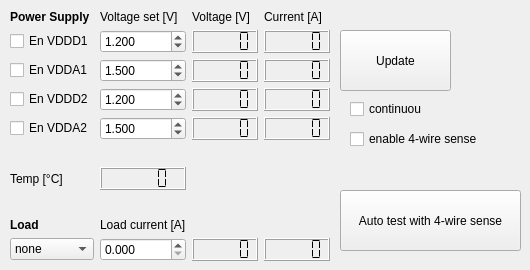
   <widget class="QWidget" name="Seite_2">
    <attribute name="title">
     <string>Test</string>
    </attribute>
    <widget class="QPushButton" name="refreshDCSButton">
     <property name="geometry">
      <rect>
       <x>340</x>
       <y>30</y>
       <width>111</width>
       <height>61</height>
      </rect>
     </property>
     <property name="text">
      <string>Update</string>
     </property>
    </widget>
    <widget class="QWidget" name="layoutWidget_5">
     <property name="geometry">
      <rect>
       <x>10</x>
       <y>10</y>
       <width>320</width>
       <height>251</height>
      </rect>
     </property>
     <layout class="QGridLayout" name="gridLayout_13">
      <item row="0" column="2">
       <widget class="QLabel" name="label_67">
        <property name="text">
         <string>Voltage [V]</string>
        </property>
       </widget>
      </item>
      <item row="0" column="3">
       <widget class="QLabel" name="label_68">
        <property name="text">
         <string>Current [A]</string>
        </property>
       </widget>
      </item>
      <item row="12" column="0">
       <widget class="QLabel" name="label_77">
        <property name="text">
         <string>Temp [°C]</string>
        </property>
       </widget>
      </item>
      <item row="0" column="1">
       <widget class="QLabel" name="label_23">
        <property name="text">
         <string>Voltage set [V]</string>
        </property>
       </widget>
      </item>
      <item row="11" column="0">
       <spacer name="verticalSpacer_2">
        <property name="orientation">
         <enum>Qt::Vertical</enum>
        </property>
        <property name="sizeHint" stdset="0">
         <size>
          <width>20</width>
          <height>40</height>
         </size>
        </property>
       </spacer>
      </item>
      <item row="12" column="1">
       <widget class="QLCDNumber" name="ntcLCD">
        <property name="segmentStyle">
         <enum>QLCDNumber::Flat</enum>
        </property>
       </widget>
      </item>
      <item row="7" column="0">
       <widget class="QCheckBox" name="EnVdda1CheckBox">
        <property name="text">
         <string>En VDDA1</string>
        </property>
       </widget>
      </item>
      <item row="7" column="1">
       <widget class="QDoubleSpinBox" name="VsetA1Box">
        <property name="decimals">
         <number>3</number>
        </property>
        <property name="minimum">
         <double>1.000000000000000</double>
        </property>
        <property name="maximum">
         <double>2.000000000000000</double>
        </property>
        <property name="singleStep">
         <double>0.100000000000000</double>
        </property>
        <property name="value">
         <double>1.500000000000000</double>
        </property>
       </widget>
      </item>
      <item row="7" column="2">
       <widget class="QLCDNumber" name="vdda1VLCD">
        <property name="segmentStyle">
         <enum>QLCDNumber::Flat</enum>
        </property>
       </widget>
      </item>
      <item row="7" column="3">
       <widget class="QLCDNumber" name="vdda1CLCD">
        <property name="segmentStyle">
         <enum>QLCDNumber::Flat</enum>
        </property>
       </widget>
      </item>
      <item row="6" column="0">
       <widget class="QCheckBox" name="EnVddd1CheckBox">
        <property name="text">
         <string>En VDDD1</string>
        </property>
       </widget>
      </item>
      <item row="6" column="1">
       <widget class="QDoubleSpinBox" name="VsetD1Box">
        <property name="decimals">
         <number>3</number>
        </property>
        <property name="minimum">
         <double>1.000000000000000</double>
        </property>
        <property name="maximum">
         <double>2.000000000000000</double>
        </property>
        <property name="singleStep">
         <double>0.100000000000000</double>
        </property>
        <property name="value">
         <double>1.200000000000000</double>
        </property>
       </widget>
      </item>
      <item row="6" column="2">
       <widget class="QLCDNumber" name="vddd1VLCD">
        <property name="segmentStyle">
         <enum>QLCDNumber::Flat</enum>
        </property>
       </widget>
      </item>
      <item row="6" column="3">
       <widget class="QLCDNumber" name="vddd1CLCD">
        <property name="segmentStyle">
         <enum>QLCDNumber::Flat</enum>
        </property>
       </widget>
      </item>
      <item row="8" column="0">
       <widget class="QCheckBox" name="EnVddd2CheckBox">
        <property name="text">
         <string>En VDDD2</string>
        </property>
       </widget>
      </item>
      <item row="8" column="1">
       <widget class="QDoubleSpinBox" name="VsetD2Box">
        <property name="decimals">
         <number>3</number>
        </property>
        <property name="minimum">
         <double>1.000000000000000</double>
        </property>
        <property name="maximum">
         <double>2.000000000000000</double>
        </property>
        <property name="singleStep">
         <double>0.100000000000000</double>
        </property>
        <property name="value">
         <double>1.200000000000000</double>
        </property>
       </widget>
      </item>
      <item row="8" column="2">
       <widget class="QLCDNumber" name="vddd2VLCD">
        <property name="segmentStyle">
         <enum>QLCDNumber::Flat</enum>
        </property>
       </widget>
      </item>
      <item row="8" column="3">
       <widget class="QLCDNumber" name="vddd2CLCD">
        <property name="segmentStyle">
         <enum>QLCDNumber::Flat</enum>
        </property>
       </widget>
      </item>
      <item row="9" column="0">
       <widget class="QCheckBox" name="EnVdda2CheckBox">
        <property name="text">
         <string>En VDDA2</string>
        </property>
       </widget>
      </item>
      <item row="9" column="1">
       <widget class="QDoubleSpinBox" name="VsetA2Box">
        <property name="decimals">
         <number>3</number>
        </property>
        <property name="minimum">
         <double>1.000000000000000</double>
        </property>
        <property name="maximum">
         <double>2.000000000000000</double>
        </property>
        <property name="singleStep">
         <double>0.100000000000000</double>
        </property>
        <property name="value">
         <double>1.500000000000000</double>
        </property>
       </widget>
      </item>
      <item row="9" column="2">
       <widget class="QLCDNumber" name="vdda2VLCD">
        <property name="segmentStyle">
         <enum>QLCDNumber::Flat</enum>
        </property>
       </widget>
      </item>
      <item row="9" column="3">
       <widget class="QLCDNumber" name="vdda2CLCD">
        <property name="segmentStyle">
         <enum>QLCDNumber::Flat</enum>
        </property>
       </widget>
      </item>
      <item row="15" column="1">
       <widget class="QDoubleSpinBox" name="CsetBox">
        <property name="enabled">
         <bool>true</bool>
        </property>
        <property name="decimals">
         <number>3</number>
        </property>
        <property name="minimum">
         <double>0.000000000000000</double>
        </property>
        <property name="maximum">
         <double>1.000000000000000</double>
        </property>
        <property name="singleStep">
         <double>0.100000000000000</double>
        </property>
        <property name="value">
         <double>0.000000000000000</double>
        </property>
       </widget>
      </item>
      <item row="15" column="2">
       <widget class="QLCDNumber" name="VmeasLCD">
        <property name="enabled">
         <bool>true</bool>
        </property>
        <property name="segmentStyle">
         <enum>QLCDNumber::Flat</enum>
        </property>
       </widget>
      </item>
      <item row="15" column="3">
       <widget class="QLCDNumber" name="CmeasLCD">
        <property name="enabled">
         <bool>true</bool>
        </property>
        <property name="segmentStyle">
         <enum>QLCDNumber::Flat</enum>
        </property>
       </widget>
      </item>
      <item row="14" column="1">
       <widget class="QLabel" name="label_24">
        <property name="text">
         <string>Load current [A]</string>
        </property>
       </widget>
      </item>
      <item row="14" column="0">
       <widget class="QLabel" name="label_25">
        <property name="font">
         <font>
          <weight>75</weight>
          <bold>true</bold>
         </font>
        </property>
        <property name="text">
         <string>Load</string>
        </property>
       </widget>
      </item>
      <item row="15" column="0">
       <widget class="QComboBox" name="loadSelBox">
        <item>
         <property name="text">
          <string>none</string>
         </property>
        </item>
        <item>
         <property name="text">
          <string>VDDA1</string>
         </property>
        </item>
        <item>
         <property name="text">
          <string>VDDA2</string>
         </property>
        </item>
        <item>
         <property name="text">
          <string>VDDD1</string>
         </property>
        </item>
        <item>
         <property name="text">
          <string>VDDD2</string>
         </property>
        </item>
       </widget>
      </item>
      <item row="13" column="0">
       <spacer name="verticalSpacer">
        <property name="orientation">
         <enum>Qt::Vertical</enum>
        </property>
        <property name="sizeHint" stdset="0">
         <size>
          <width>20</width>
          <height>40</height>
         </size>
        </property>
       </spacer>
      </item>
      <item row="0" column="0">
       <widget class="QLabel" name="label_26">
        <property name="font">
         <font>
          <weight>75</weight>
          <bold>true</bold>
         </font>
        </property>
        <property name="text">
         <string>Power Supply</string>
        </property>
       </widget>
      </item>
     </layout>
    </widget>
    <widget class="QCheckBox" name="checkBox">
     <property name="geometry">
      <rect>
       <x>350</x>
       <y>100</y>
       <width>72</width>
       <height>18</height>
      </rect>
     </property>
     <property name="text">
      <string>continuous</string>
     </property>
    </widget>
    <widget class="QCheckBox" name="checkBox_4wiresense">
     <property name="geometry">
      <rect>
       <x>350</x>
       <y>130</y>
       <width>131</width>
       <height>18</height>
      </rect>
     </property>
     <property name="text">
      <string>enable 4-wire sense</string>
     </property>
    </widget>
    <widget class="QPushButton" name="autoTestButton">
     <property name="geometry">
      <rect>
       <x>340</x>
       <y>190</y>
       <width>181</width>
       <height>61</height>
      </rect>
     </property>
     <property name="text">
      <string>Auto test with 4-wire sense</string>
     </property>
    </widget>
   </widget>
